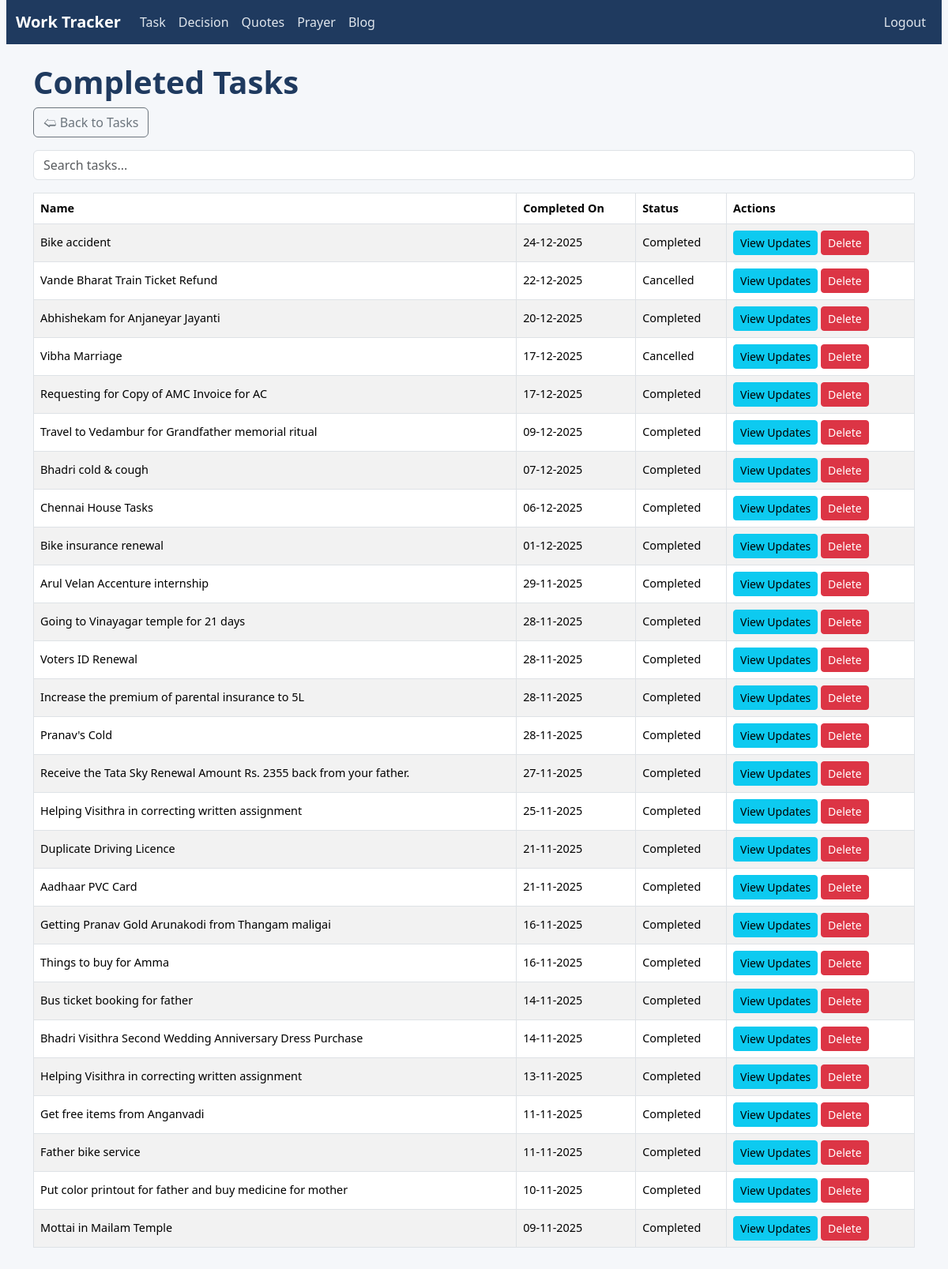
The app's page /history/ (signed in), older data.
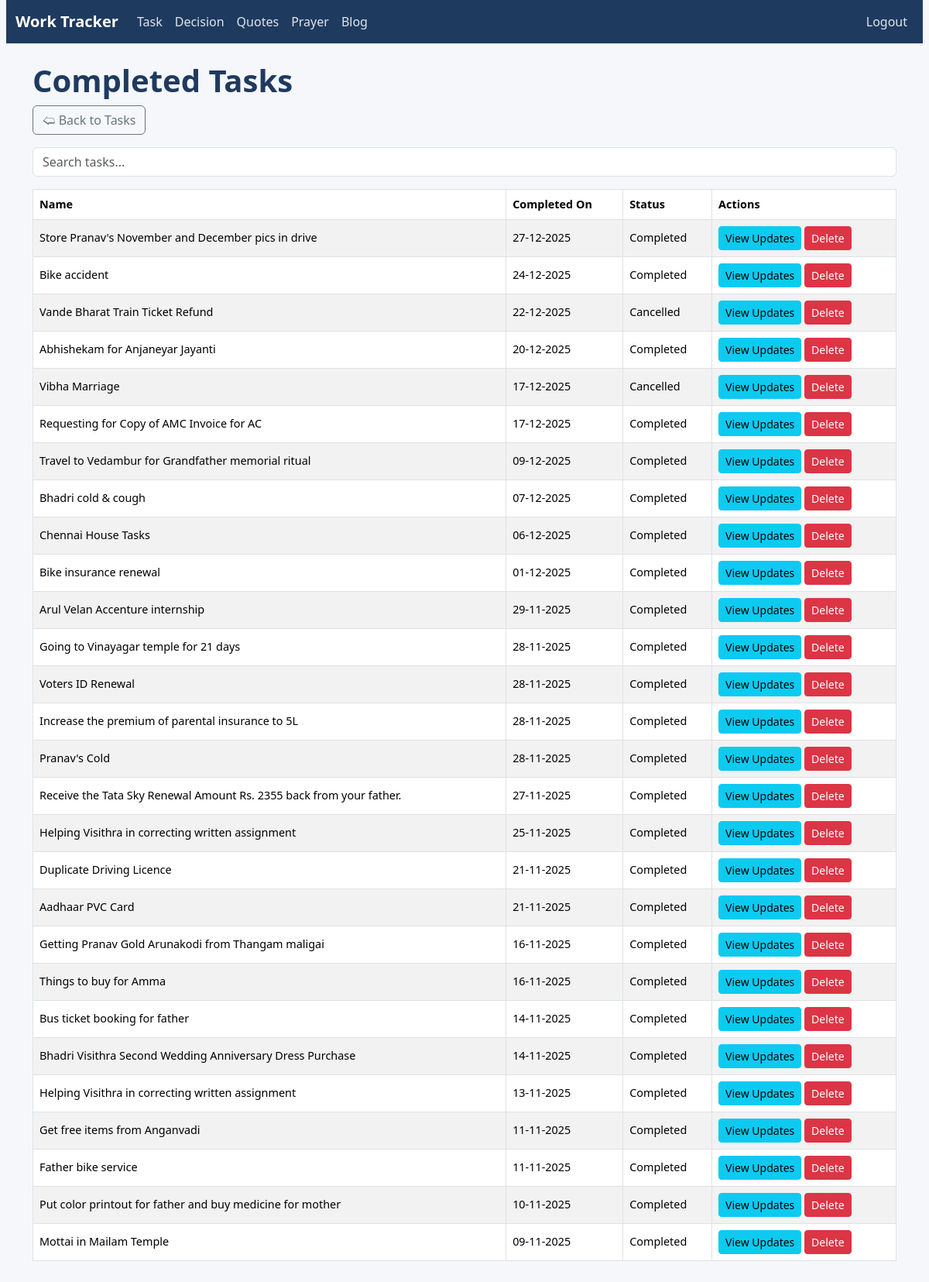
The same page, newer data.
### tracker/models.py (models this page shows, shortened)
class Task(models.Model):
    STATUS_CHOICES = [
        ('Opened', 'Opened'),
        ('InProgress', 'In Progress'),
        ('Completed', 'Completed'),
        ('Cancelled', 'Cancelled'),
        ('Hold', 'Hold'),
    ]
    name = models.CharField(max_length=200)
    status = models.CharField(max_length=20, choices=STATUS_CHOICES, default='Opened')
    task_type = models.ForeignKey(TaskType, on_delete=models.CASCADE)
    started_date = models.DateField(default=timezone.now, null=True, blank=True)
    created_date = models.DateField(auto_now_add=True)
    updated_date = models.DateField(auto_now=True)
    completed_date = models.DateField(null=True, blank=True)
    target_date = models.DateField(default=timezone.now, null=True, blank=True)
    is_bookmark = models.BooleanField(default=False)
    is_private = models.BooleanField(default=False)
    is_important = models.BooleanField(default=False)
    is_template = models.BooleanField(default=False)

### tracker/views.py (the view)
# urls.py: path('history/', views.TaskHistoryView.as_view(), name='task_history'),
class TaskHistoryView(LoginRequiredMixin, ListView):
    model = Task
    template_name = 'tracker/task_history.html'
    context_object_name = 'tasks'
    def get_queryset(self):
        queryset = Task.objects.filter(status__in=['Completed', 'Cancelled']).exclude(is_template=True).order_by('-completed_date')
        search = self.request.GET.get('search', '').strip()
        if search:
            queryset = queryset.filter(
                Q(name__icontains=search) |
                Q(updates__description__icontains=search)
            ).distinct()
        return queryset
    def render_to_response(self, context, **response_kwargs):
        if self.request.headers.get('HX-Request'):
            return render(self.request, 'tracker/task_history_rows.html', context)
        return super().render_to_response(context, **response_kwargs)

### templates/tracker/task_history.html (shortened to what this page needs)
{% extends 'base.html' %}
{% block content %}
<h1>Completed Tasks</h1>
<a href="{% url 'tracker:task_list' %}" class="btn btn-outline-secondary mb-3">🢨 Back to Tasks</a>
<input
    type="text"
    id="searchBox"
    name="search"
    class="form-control mb-3"
    placeholder="Search tasks..."
    hx-get="{% url 'tracker:task_history' %}"
    hx-trigger="keyup changed delay:150ms"
    hx-target="#taskTableBody"
    hx-swap="innerHTML"
/>
<div class="table-responsive">
<table class="table table-striped table-bordered align-middle text-nowrap">
  <thead>
      <tr>
          <th>Name</th>
          <th>Completed On</th>
          <th>Status</th>
          <th>Actions</th>
      </tr>
  </thead>
  <tbody id="taskTableBody">
      {% include 'tracker/task_history_rows.html' %}
  </tbody>
</table>
</div>
{% endblock %}

### templates/tracker/task_history_rows.html
{% for task in tasks %}
<tr>
    <td>{{ task.name }}</td>
    <td>{{ task.completed_date|date:"d-m-Y" }}</td>
    <td>{{ task.status }}</td>
    <td>
        <a href="{% url 'tracker:update_list' task.id %}" class="btn btn-sm btn-info">View Updates</a>
        <a href="{% url 'tracker:task_delete' task.id %}" class="btn btn-sm btn-danger">Delete</a>
    </td>
</tr>
{% empty %}
<tr>
    <td colspan="3" class="text-center">No matching tasks.</td>
</tr>
{% endfor %}

Row changes from the older to the newer data that the page shows:
now on this page (row edited): Task: name "Store Pranav's November and December pics in drive", completed_date "27-12-2025", status "Completed"
